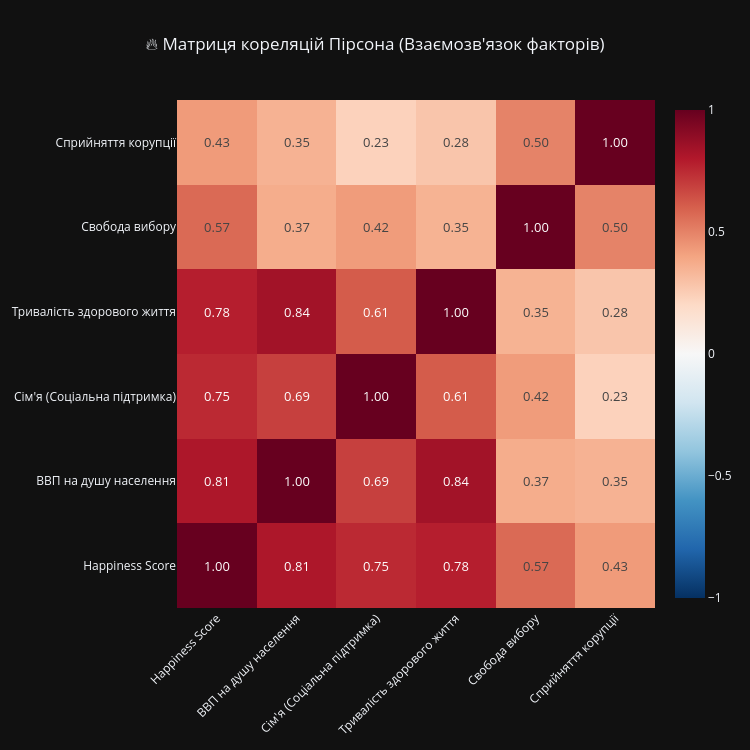

Notebook code for this chart:
### Markdown cell above
**6. Відібрати числових ознак та кореляційну матрицю:**

### Code cell
print("🔍 Відбір числових ознак для аналізу...")

selected_columns = [TARGET_METRIC] + [f for f in FEATURES_FULL if f in df.columns]
df_selected = df[selected_columns].copy()

df_numeric = df_selected.select_dtypes(include=[np.number])

print(f"✅ Відібрано числових ознак: {len(df_numeric.columns)} (включно з цільовою метрикою).")
print("📊 Побудова матриці кореляцій...")

corr_matrix = df_numeric.corr()

clean_labels = [FEATURE_TRANSLATIONS.get(col, str(col).replace('.', ' ').strip()) for col in corr_matrix.columns]

fig_corr = go.Figure(data=go.Heatmap(
    z=corr_matrix.values,
    x=clean_labels,
    y=clean_labels,
    colorscale='RdBu_r',
    zmin=-1, zmax=1,
    texttemplate="%{z:.2f}",
    textfont={"size": 13},
    hovertemplate="<b>Ознака X:</b> %{x}<br><b>Ознака Y:</b> %{y}<br><b>Кореляція:</b> %{z:.4f}<extra></extra>"
))

fig_corr.update_layout(
    title_text="🔥 Матриця кореляцій Пірсона (Взаємозв'язок факторів)",
    title_x=0.5,
    width=750,
    height=750,
    template=PLOT_TEMPLATE,
    xaxis=dict(tickangle=-45),
    margin=dict(b=120)
)

print("\nКрасивий Вивід:")
fig_corr.show()

### Figure 1 — Plotly figure (JSON) as saved in the notebook; plotly's stock layout.template omitted (floating-point values rounded to 4 significant figures)
{"data": [{"colorscale": [[0, "rgb(5,48,97)"], [0.1, "rgb(33,102,172)"], [0.2, "rgb(67,147,195)"], [0.3, "rgb(146,197,222)"], [0.4, "rgb(209,229,240)"], [0.5, "rgb(247,247,247)"], [0.6, "rgb(253,219,199)"], [0.7, "rgb(244,165,130)"], [0.8, "rgb(214,96,77)"], [0.9, "rgb(178,24,43)"], [1, "rgb(103,0,31)"]], "hovertemplate": "<b>Ознака X:</b> %{x}<br><b>Ознака Y:</b> %{y}<br><b>Кореляція:</b> %{z:.4f}<extra></extra>", "textfont": {"size": 13}, "texttemplate": "%{z:.2f}", "type": "heatmap", "x": ["Happiness Score", "ВВП на душу населення", "Сім'я (Соціальна підтримка)", "Тривалість здорового життя", "Свобода вибору", "Сприйняття корупції"], "y": ["Happiness Score", "ВВП на душу населення", "Сім'я (Соціальна підтримка)", "Тривалість здорового життя", "Свобода вибору", "Сприйняття корупції"], "z": [[1.0, 0.8125, 0.7527, 0.782, 0.5701, 0.4291], [0.8125, 1.0, 0.6883, 0.8431, 0.3699, 0.3509], [0.7527, 0.6883, 1.0, 0.6121, 0.425, 0.2318], [0.782, 0.8431, 0.6121, 1.0, 0.3498, 0.2798], [0.5701, 0.3699, 0.425, 0.3498, 1.0, 0.4992], [0.4291, 0.3509, 0.2318, 0.2798, 0.4992, 1.0]], "zmax": 1, "zmin": -1}], "layout": {"height": 750, "margin": {"b": 120}, "title": {"text": "🔥 Матриця кореляцій Пірсона (Взаємозв'язок факторів)", "x": 0.5}, "width": 750, "xaxis": {"tickangle": -45}}}
